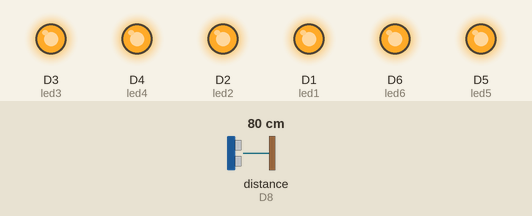
Recording of a sketch running on a simulated ESP8266 (NodeMCU). Shown: output pins drawn as LEDs (lit = HIGH). Wiring (inferred from the names in the program): ultrasonic range finder: trigger D7; echo D8. The inputs (shaded band) are chosen by the test bench; at power-on: distance to the obstacle (sensor on D8) 80 cm. The echo pulse lasts 58.3 µs per cm; pins used as bus, display or sensor lines are not drawn; what the sketch prints to the serial monitor is not drawn.

Above: at 1.8 s.
1.9 s: distance to the obstacle (sensor on D8) set to 19 cm
At 2.5 s:
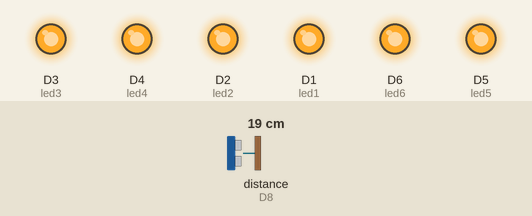
4.5 s: distance to the obstacle (sensor on D8) set to 15 cm
At 6.2 s:
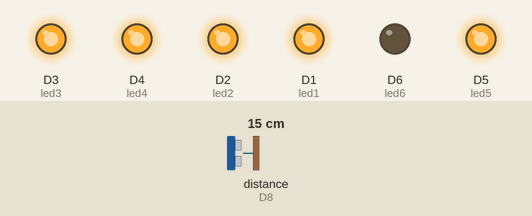
6.5 s: distance to the obstacle (sensor on D8) set to 12 cm
At 8.1 s:
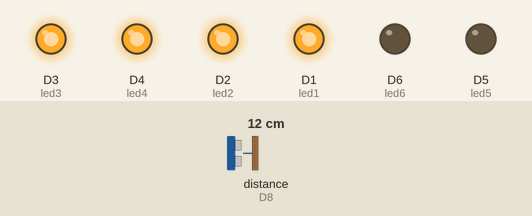
8.5 s: distance to the obstacle (sensor on D8) set to 8 cm
At 9.7 s:
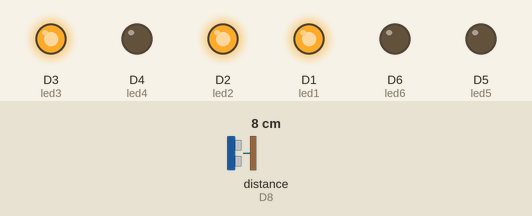
10.5 s: distance to the obstacle (sensor on D8) set to 2 cm
At 12.2 s:
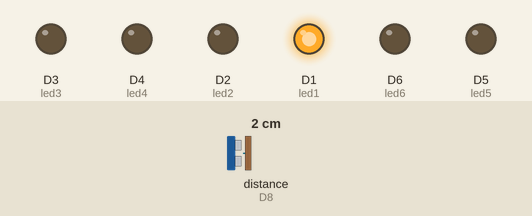
12.5 s: distance to the obstacle (sensor on D8) set to 4 cm
At 14.1 s:
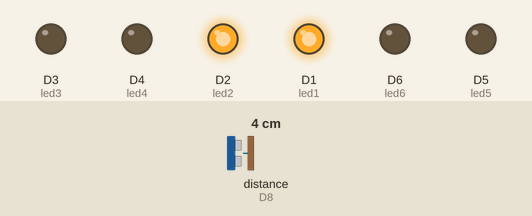
Timing chart, 0 to 15.5 s (numbered marks = the images above; inputs shaded):
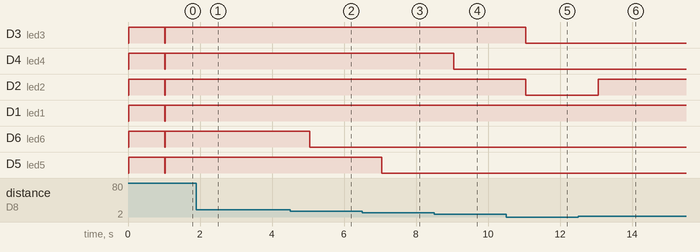

The sketch:

Range.ino
```cpp
const int trigPin = D7;  //D4
const int echoPin = D8;
float distance;
int duration;


const int led1 = D1;
const int led2 = D2;
const int led3 = D3;
const int led4 = D4;
const int led5 = D5;
const int led6 = D6;


void setup() {
  pinMode(led1, OUTPUT);
  pinMode(led2, OUTPUT);
  pinMode(led3, OUTPUT);
  pinMode(led4, OUTPUT);
  pinMode(led5, OUTPUT);
  pinMode(led6, OUTPUT);

  pinMode(trigPin, OUTPUT); // Sets the trigPin as an Output
  pinMode(echoPin, INPUT);

}

void loop() {
  Serial.begin(9600);
  digitalWrite(led1, LOW);
  digitalWrite(led2, LOW);
  digitalWrite(led3, LOW);
  digitalWrite(led4, LOW);
  digitalWrite(led5, LOW);
  digitalWrite(led6, LOW);
  digitalWrite(trigPin, LOW);
delayMicroseconds(2);
digitalWrite(trigPin, HIGH);
delayMicroseconds(10);
digitalWrite(trigPin, LOW);
duration = pulseIn(echoPin, HIGH);

distance= duration*0.034/2;
Serial.write("%f",distance);
  if(distance <= 3.3) {
  digitalWrite(led1, HIGH);

  }
  else if (distance <= 6.6) {

  digitalWrite(led1, HIGH);
  digitalWrite(led2, HIGH);
  }
  else if (distance <= 9.9) {

  digitalWrite(led1, HIGH);
  digitalWrite(led2, HIGH);
  digitalWrite(led3, HIGH);

  }
  else if (distance <= 13.2) {

  digitalWrite(led1, HIGH);
  digitalWrite(led2, HIGH);
  digitalWrite(led3, HIGH);
  digitalWrite(led4, HIGH);
  }
  else if (distance <= 16.8) {

  digitalWrite(led1, HIGH);
  digitalWrite(led2, HIGH);
  digitalWrite(led3, HIGH);
  digitalWrite(led4, HIGH);
  digitalWrite(led5, HIGH);
  }
  else {

  digitalWrite(led1, HIGH);
  digitalWrite(led2, HIGH);
  digitalWrite(led3, HIGH);
  digitalWrite(led4, HIGH);
  digitalWrite(led5, HIGH);
  digitalWrite(led6, HIGH);
  }
  delay(1000);

}
```

Measured:
- the behaviour switches between 17 and 16 cm on distance to the obstacle (sensor on D8) (found by bisection; images 1 and 2)
- the behaviour switches between 14 and 13 cm on distance to the obstacle (sensor on D8) (found by bisection; images 2 and 3)
- the behaviour switches between 10 and 9 cm on distance to the obstacle (sensor on D8) (found by bisection; images 3 and 4)
- after the input at 1.9 s, D3 (led3), D4 (led4), D2 (led2), D1 (led1), D6 (led6), D5 (led5): stops changing and stays HIGH
- after the input at 4.5 s, D6 (led6): HIGH → LOW after 0.55 s
- after the input at 6.5 s, D5 (led5): HIGH → LOW after 0.55 s
- after the input at 8.5 s, D4 (led4): HIGH → LOW after 0.55 s
- after the input at 10.5 s, D3 (led3), D2 (led2): HIGH → LOW after 0.55 s
- after the input at 12.5 s, D2 (led2): LOW → HIGH after 0.56 s
